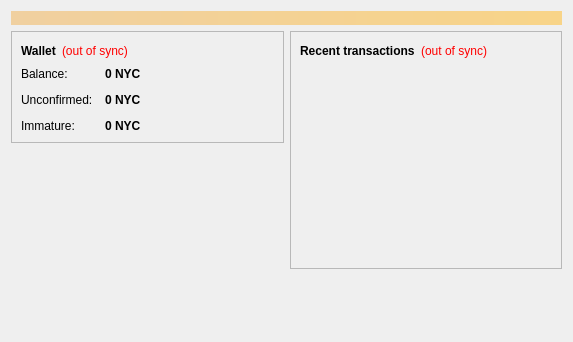
<?xml version="1.0" encoding="UTF-8"?>
<ui version="4.0">
 <class>OverviewPage</class>
 <widget class="QWidget" name="OverviewPage">
  <property name="geometry">
   <rect>
    <x>0</x>
    <y>0</y>
    <width>573</width>
    <height>342</height>
   </rect>
  </property>
  <property name="windowTitle">
   <string>Form</string>
  </property>
  <layout class="QVBoxLayout" name="topLayout">
   <item>
    <widget class="QLabel" name="labelAlerts">
     <property name="visible">
      <bool>false</bool>
     </property>
     <property name="styleSheet">
      <string notr="true">background-color: qlineargradient(x1: 0, y1: 0, x2: 1, y2: 0, stop:0 #F0D0A0, stop:1 #F8D488); color:#000000;</string>
     </property>
     <property name="wordWrap">
      <bool>true</bool>
     </property>
     <property name="margin">
      <number>3</number>
     </property>
    </widget>
   </item>
   <item>
    <layout class="QHBoxLayout" name="horizontalLayout" stretch="1,1">
     <item>
      <layout class="QVBoxLayout" name="verticalLayout_2">
       <item>
        <widget class="QFrame" name="frame">
         <property name="frameShape">
          <enum>QFrame::StyledPanel</enum>
         </property>
         <property name="frameShadow">
          <enum>QFrame::Raised</enum>
         </property>
         <layout class="QVBoxLayout" name="verticalLayout_4">
          <item>
           <layout class="QHBoxLayout" name="horizontalLayout_4">
            <item>
             <widget class="QLabel" name="label_5">
              <property name="font">
               <font>
                <weight>75</weight>
                <bold>true</bold>
               </font>
              </property>
              <property name="text">
               <string>Wallet</string>
              </property>
             </widget>
            </item>
            <item>
             <widget class="QLabel" name="labelWalletStatus">
              <property name="toolTip">
               <string>The displayed information may be out of date. Your wallet automatically synchronizes with the Newyorkcoin network after a connection is established, but this process has not completed yet.</string>
              </property>
              <property name="styleSheet">
               <string notr="true">QLabel { color: red; }</string>
              </property>
              <property name="text">
               <string notr="true">(out of sync)</string>
              </property>
              <property name="alignment">
               <set>Qt::AlignLeading|Qt::AlignLeft|Qt::AlignVCenter</set>
              </property>
             </widget>
            </item>
            <item>
             <spacer name="horizontalSpacer_2">
              <property name="orientation">
               <enum>Qt::Horizontal</enum>
              </property>
              <property name="sizeHint" stdset="0">
               <size>
                <width>40</width>
                <height>20</height>
               </size>
              </property>
             </spacer>
            </item>
           </layout>
          </item>
          <item>
           <layout class="QFormLayout" name="formLayout_2">
            <property name="fieldGrowthPolicy">
             <enum>QFormLayout::AllNonFixedFieldsGrow</enum>
            </property>
            <property name="horizontalSpacing">
             <number>12</number>
            </property>
            <property name="verticalSpacing">
             <number>12</number>
            </property>
            <item row="0" column="0">
             <widget class="QLabel" name="label">
              <property name="text">
               <string>Balance:</string>
              </property>
             </widget>
            </item>
            <item row="0" column="1">
             <widget class="QLabel" name="labelBalance">
              <property name="font">
               <font>
                <weight>75</weight>
                <bold>true</bold>
               </font>
              </property>
              <property name="cursor">
               <cursorShape>IBeamCursor</cursorShape>
              </property>
              <property name="toolTip">
               <string>Your current balance</string>
              </property>
              <property name="text">
               <string notr="true">0 NYC</string>
              </property>
              <property name="textInteractionFlags">
               <set>Qt::LinksAccessibleByMouse|Qt::TextSelectableByKeyboard|Qt::TextSelectableByMouse</set>
              </property>
             </widget>
            </item>
            <item row="1" column="0">
             <widget class="QLabel" name="label_3">
              <property name="text">
               <string>Unconfirmed:</string>
              </property>
             </widget>
            </item>
            <item row="1" column="1">
             <widget class="QLabel" name="labelUnconfirmed">
              <property name="font">
               <font>
                <weight>75</weight>
                <bold>true</bold>
               </font>
              </property>
              <property name="cursor">
               <cursorShape>IBeamCursor</cursorShape>
              </property>
              <property name="toolTip">
               <string>Total of transactions that have yet to be confirmed, and do not yet count toward the current balance</string>
              </property>
              <property name="text">
               <string notr="true">0 NYC</string>
              </property>
              <property name="textInteractionFlags">
               <set>Qt::LinksAccessibleByMouse|Qt::TextSelectableByKeyboard|Qt::TextSelectableByMouse</set>
              </property>
             </widget>
            </item>
            <item row="2" column="0">
             <widget class="QLabel" name="labelImmatureText">
              <property name="text">
               <string>Immature:</string>
              </property>
             </widget>
            </item>
            <item row="2" column="1">
             <widget class="QLabel" name="labelImmature">
              <property name="font">
               <font>
                <weight>75</weight>
                <bold>true</bold>
               </font>
              </property>
              <property name="toolTip">
               <string>Mined balance that has not yet matured</string>
              </property>
              <property name="text">
               <string notr="true">0 NYC</string>
              </property>
              <property name="textInteractionFlags">
               <set>Qt::LinksAccessibleByMouse|Qt::TextSelectableByKeyboard|Qt::TextSelectableByMouse</set>
              </property>
             </widget>
            </item>
           </layout>
          </item>
         </layout>
        </widget>
       </item>
       <item>
        <spacer name="verticalSpacer">
         <property name="orientation">
          <enum>Qt::Vertical</enum>
         </property>
         <property name="sizeHint" stdset="0">
          <size>
           <width>20</width>
           <height>40</height>
          </size>
         </property>
        </spacer>
       </item>
      </layout>
     </item>
     <item>
      <layout class="QVBoxLayout" name="verticalLayout_3">
       <item>
        <widget class="QFrame" name="frame_2">
         <property name="frameShape">
          <enum>QFrame::StyledPanel</enum>
         </property>
         <property name="frameShadow">
          <enum>QFrame::Raised</enum>
         </property>
         <layout class="QVBoxLayout" name="verticalLayout">
          <item>
           <layout class="QHBoxLayout" name="horizontalLayout_2">
            <item>
             <widget class="QLabel" name="label_4">
              <property name="text">
               <string>&lt;b&gt;Recent transactions&lt;/b&gt;</string>
              </property>
             </widget>
            </item>
            <item>
             <widget class="QLabel" name="labelTransactionsStatus">
              <property name="toolTip">
               <string>The displayed information may be out of date. Your wallet automatically synchronizes with the Newyorkcoin network after a connection is established, but this process has not completed yet.</string>
              </property>
              <property name="styleSheet">
               <string notr="true">QLabel { color: red; }</string>
              </property>
              <property name="text">
               <string notr="true">(out of sync)</string>
              </property>
              <property name="alignment">
               <set>Qt::AlignRight|Qt::AlignTrailing|Qt::AlignVCenter</set>
              </property>
             </widget>
            </item>
            <item>
             <spacer name="horizontalSpacer">
              <property name="orientation">
               <enum>Qt::Horizontal</enum>
              </property>
              <property name="sizeHint" stdset="0">
               <size>
                <width>40</width>
                <height>20</height>
               </size>
              </property>
             </spacer>
            </item>
           </layout>
          </item>
          <item>
           <widget class="QListView" name="listTransactions">
            <property name="styleSheet">
             <string notr="true">QListView { background: transparent; }</string>
            </property>
            <property name="frameShape">
             <enum>QFrame::NoFrame</enum>
            </property>
            <property name="verticalScrollBarPolicy">
             <enum>Qt::ScrollBarAlwaysOff</enum>
            </property>
            <property name="horizontalScrollBarPolicy">
             <enum>Qt::ScrollBarAlwaysOff</enum>
            </property>
            <property name="selectionMode">
             <enum>QAbstractItemView::NoSelection</enum>
            </property>
           </widget>
          </item>
         </layout>
        </widget>
       </item>
       <item>
        <spacer name="verticalSpacer_2">
         <property name="orientation">
          <enum>Qt::Vertical</enum>
         </property>
         <property name="sizeHint" stdset="0">
          <size>
           <width>20</width>
           <height>40</height>
          </size>
         </property>
        </spacer>
       </item>
      </layout>
     </item>
    </layout>
   </item>
  </layout>
 </widget>
 <resources/>
 <connections/>
</ui>
